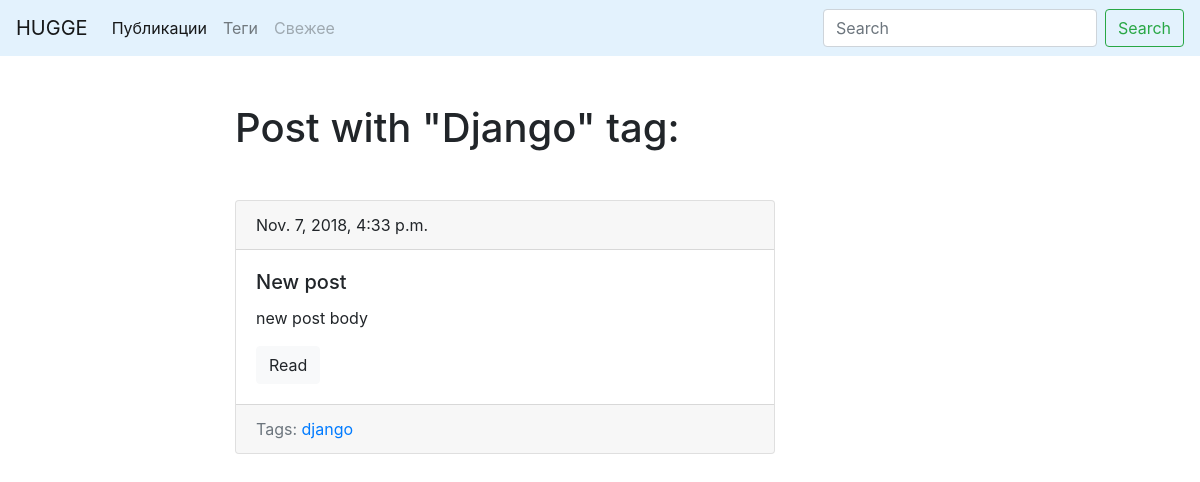
Page /tail/tag/django/ on the earlier database version.
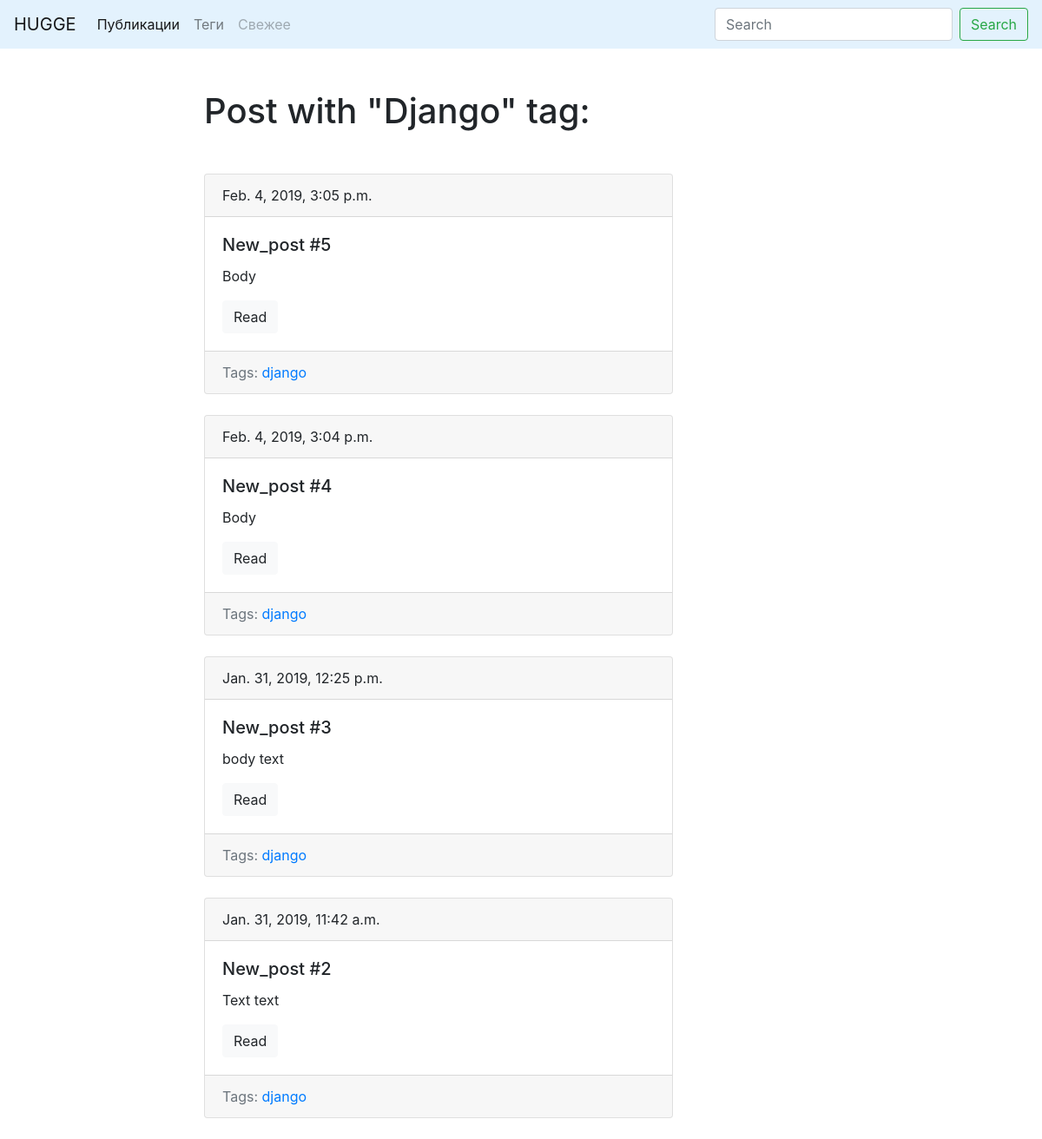
Same page on the later database version.
### tail/models.py (models this page shows, shortened)
class Tag(models.Model):
	title = models.CharField(max_length=50)
	slug = models.SlugField(max_length=50, unique=True)
	def get_absolute_url(self):
		return reverse('tag_detail_url', kwargs={'slug': self.slug})
	class Meta:
		ordering = ['title']

class Post(models.Model):
	title = models.CharField(max_length=150, db_index=True)
	slug = models.SlugField(max_length=150, blank=True, unique=True)
	body = models.TextField(max_length=150, db_index=True)
	tags = models.ManyToManyField('Tag', blank=True, related_name='posts')
	date_pub = models.DateTimeField(auto_now_add=True)
	def get_absolute_url(self):
		return reverse('post_detail_url', kwargs={'slug': self.slug})
	class Meta:
		ordering = ['-date_pub']

### tail/views.py (the view)
# urls.py: path('tag/<str:slug>/', TagDetail.as_view(), name='tag_detail_url'),
class TagDetail(objectDetailMixin, View):
	model = Tag
	template = 'tail/tag_detail.html'

### tail/utils.py (called while the page is built)
	def get(self, request, slug):
		obj = get_object_or_404(self.model, slug__iexact=slug)
		return render(request, self.template, context={self.model.__name__.lower(): obj, 'admin_obj': obj, 'detail': True})

### tail/templates/tail/tag_detail.html (shortened to what this page needs)
{% extends 'tail/pageTail0.html' %}
{% block content %}
	<h1 class="mb-5">Post with "{{ tag.title|title }}" tag:</h1>
	{% for post in tag.posts.all %}
		{% include 'tail/includes/post_card_template.html' %}
	{% endfor %}
{% endblock %}

### tail/templates/tail/pageTail0.html (shortened to what this page needs)
{% extends 'page0.html' %}

### templates/page0.html (shortened to what this page needs)
{% load static %}
<!DOCTYPE html>
<html lang="en">
<head>
	<link rel="stylesheet" href="https://stackpath.bootstrapcdn.com/bootstrap/4.1.3/css/bootstrap.min.css">
	<link rel="stylesheet" href="{% static 'css/style.css' %}">
</head>
<body>
<nav class="navbar navbar-expand-lg navbar-light" style="background-color: #e3f2fd;">
  <a class="navbar-brand" href="#">HUGGE</a>
  <div class="collapse navbar-collapse" id="navbarSupportedContent">
    <ul class="navbar-nav mr-auto">
      <li class="nav-item active">
        <a class="nav-link" href="{% url 'posts_list_url' %}">Публикации</a>
      </li>
      <li class="nav-item">
        <a class="nav-link" href="{% url 'tags_list_url' %}">Теги</a>
      </li>
      <li class="nav-item">
        <a class="nav-link disabled" href="#">Свежее</a>
      </li>
    </ul>
    <form class="form-inline my-2 my-lg-0" action="{% url 'posts_list_url' %}">
      <input class="form-control mr-sm-2" type="search" placeholder="Search" aria-label="Search" name="search">
      <button class="btn btn-outline-success my-2 my-sm-0" type="submit">Search</button>
    </form>
  </div>
</nav>
	<div class="container mt-5">
		<div class="row">
			<div class="col-6 offset-md-2">
				{% block content %}{% endblock %}</div>
		</div>
	</div>
</body>
</html>

### tail/templates/tail/includes/post_card_template.html
<div class="card mb-4">
   <div class="card-header">
   	{{ post.date_pub }}
   </div>
    <div class="card-body">
      <h5 class="card-title">{{ post.title }}</h5>
      <p class="card-text">{{ post.body|truncatewords:15 }}</p>
      <a href="{{ post.get_absolute_url }}" class="btn btn-light">Read</a>
    </div>
    <div class="card-footer text-muted">
		Tags:
		{% for tag in post.tags.all %}
			<a href="{{ tag.get_absolute_url }}">{{ tag.title }}</a>
		{% endfor %}
  </div>
</div>

Differences in the rows shown:
removed Post: date_pub "Nov. 7, 2018, 4:33 p.m.", title "New post", body "new post body", Tag (title "django")
added Post: date_pub "Feb. 4, 2019, 3:05 p.m.", title "New_post #5", body "Body", Tag (title "django")
added Post: date_pub "Feb. 4, 2019, 3:04 p.m.", title "New_post #4", body "Body", Tag (title "django")
added Post: date_pub "Jan. 31, 2019, 12:25 p.m.", title "New_post #3", body "body text", Tag (title "django")
added Post: date_pub "Jan. 31, 2019, 11:42 a.m.", title "New_post #2", body "Text text", Tag (title "django")
